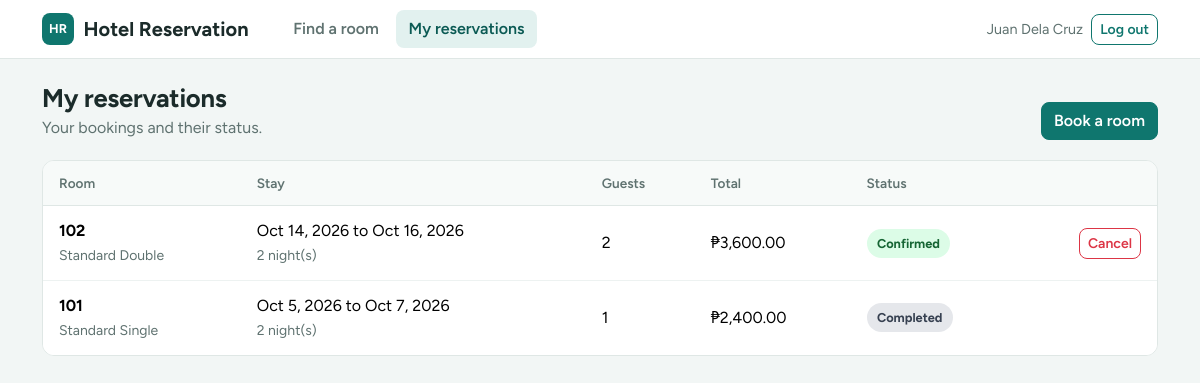
The app's page /guest/reservations.php (signed in) with its own data.
### tables this page shows
CREATE TABLE reservations (
  id INT AUTO_INCREMENT PRIMARY KEY,
  guest_id INT NOT NULL,
  room_id INT NOT NULL,
  check_in DATE NOT NULL,
  check_out DATE NOT NULL,
  guests INT NOT NULL DEFAULT 1,
  total_price DECIMAL(10,2) NOT NULL,
  status ENUM('pending','confirmed','cancelled','completed') NOT NULL DEFAULT 'pending',
  created_at TIMESTAMP DEFAULT CURRENT_TIMESTAMP,
  FOREIGN KEY (guest_id) REFERENCES users(id) ON DELETE CASCADE,
  FOREIGN KEY (room_id) REFERENCES rooms(id) ON DELETE RESTRICT
);

CREATE TABLE rooms (
  id INT AUTO_INCREMENT PRIMARY KEY,
  room_no VARCHAR(20) NOT NULL UNIQUE,
  room_type VARCHAR(50) NOT NULL,
  capacity INT NOT NULL,
  price_per_night DECIMAL(10,2) NOT NULL,
  description VARCHAR(255) DEFAULT ''
);

### connection.php (called while the page is built, shortened)
<?php
function h($text) {
    return htmlspecialchars($text);
}
?>

### guest/reservations.php (the view, shortened to what this page needs)
<?php
include '../connection.php';
$guest_id = (int)$_SESSION['id'];
$sql = "SELECT x.*, r.room_no, r.room_type, DATEDIFF(x.check_out, x.check_in) AS nights
        FROM reservations x
        JOIN rooms r ON r.id = x.room_id
        WHERE x.guest_id = $guest_id
        ORDER BY x.check_in DESC";
$reservations = mysqli_query($conn, $sql);
include '../header.php';
?>
<div class="page-head">
  <div>
    <h1>My reservations</h1>
    <p>Your bookings and their status.</p>
  </div>
  <a href="search.php" class="btn btn-primary">Book a room</a>
</div>
<?php if (mysqli_num_rows($reservations) == 0) { ?>
  <div class="table-card p-4 text-center text-muted">You have no reservations yet. Use "Book a room" to make one.</div>
<?php } else { ?>
<div class="table-card">
  <div class="table-responsive">
    <table class="table align-middle">
      <thead><tr><th>Room</th><th>Stay</th><th>Guests</th><th>Total</th><th>Status</th><th></th></tr></thead>
      <tbody>
      <?php while ($row = mysqli_fetch_assoc($reservations)) { ?>
        <tr>
          <td><strong><?= h($row['room_no']) ?></strong><br><small class="text-muted"><?= h($row['room_type']) ?></small></td>
          <td>
            <?= date('M j, Y', strtotime($row['check_in'])) ?> to <?= date('M j, Y', strtotime($row['check_out'])) ?><br>
            <small class="text-muted"><?= $row['nights'] ?> night(s)</small>
          </td>
          <td><?= $row['guests'] ?></td>
          <td>&#8369;<?= number_format($row['total_price'], 2) ?></td>
          <td><span class="badge-<?= $row['status'] ?>"><?= ucfirst($row['status']) ?></span></td>
          <td class="text-end">
            <?php if (($row['status'] == 'pending' || $row['status'] == 'confirmed') && $row['check_in'] >= date('Y-m-d')) { ?>
              <form method="POST" class="d-inline" onsubmit="return confirm('Cancel this reservation?')">
                <button type="submit" name="cancel" class="btn btn-sm btn-outline-danger">Cancel</button>
              </form>
            <?php } ?>
          </td>
        </tr>
      <?php } ?>
      </tbody>
    </table>
  </div>
</div>
<?php } ?>
<?php include '../footer.php'; ?>

### assets/style.css (style rules this page uses)
:root { --bh-ink: #1b2b2a; --bh-muted: #5f7270; --bh-line: #dfe7e5; --bh-bg: #f2f6f5; --bh-teal: #0f766e; --bh-teal-dark: #0b5a54; --bh-brass: #e8b04a; --bs-body-font-family: 'Figtree', system-ui, -apple-system, 'Segoe UI', Roboto, sans-serif; --bs-body-color: var(--bh-ink); --bs-link-color: var(--bh-teal); --bs-link-hover-color: var(--bh-teal-dark); }
body { background: var(--bh-bg); }
h1, h2, h3, h4, h5 { letter-spacing: -0.01em; }
.text-muted { color: var(--bh-muted) !important; }
.btn { border-radius: 8px; font-weight: 600; }
.btn-primary { --bs-btn-bg: var(--bh-teal); --bs-btn-border-color: var(--bh-teal); --bs-btn-hover-bg: var(--bh-teal-dark); --bs-btn-hover-border-color: var(--bh-teal-dark); --bs-btn-active-bg: var(--bh-teal-dark); --bs-btn-active-border-color: var(--bh-teal-dark); --bs-btn-disabled-bg: var(--bh-teal); --bs-btn-disabled-border-color: var(--bh-teal); }
.page-head { display: flex; flex-wrap: wrap; justify-content: space-between; align-items: flex-end; gap: .75rem; margin-bottom: 1.25rem; }
.page-head h1 { margin: 0; font-size: 1.6rem; font-weight: 700; }
.page-head p { margin: .15rem 0 0; color: var(--bh-muted); }
.table-card { background: #fff; border: 1px solid var(--bh-line); border-radius: 12px; overflow: hidden; }
.table-card .table { margin: 0; --bs-table-bg: #fff; }
.table-card thead th { background: #f7faf9; color: var(--bh-muted); font-size: .85rem; font-weight: 600; border-bottom: 1px solid var(--bh-line); padding: .75rem 1rem; }
.table-card td { padding: .8rem 1rem; border-color: #edf2f1; }
.table-card tbody tr:last-child td { border-bottom: 0; }
.badge-pending, .badge-confirmed, .badge-cancelled, .badge-completed { display: inline-block; padding: .3rem .65rem; border-radius: 999px; font-size: .8rem; font-weight: 700; }
.badge-confirmed { background: #dcfce7; color: #166534; }
.badge-completed { background: #e5e7eb; color: #374151; }

### records on screen
reservations: room.room_no "102", room.room_type "Standard Double", check_in "Oct 14, 2026", check_out "Oct 16, 2026", nights "2", guests "2", total_price "3,600.00", status "Confirmed"
reservations: room.room_no "101", room.room_type "Standard Single", check_in "Oct 5, 2026", check_out "Oct 7, 2026", nights "2", guests "1", total_price "2,400.00", status "Completed"

### other values on screen
$_SESSION['name'] "Juan Dela Cruz"
